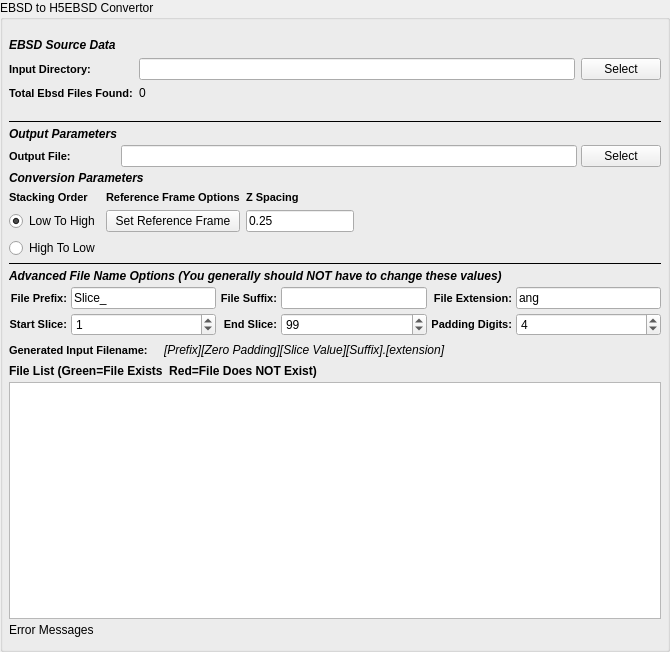
<?xml version="1.0" encoding="UTF-8"?>
<ui version="4.0">
 <class>QEbsdToH5EbsdWidget</class>
 <widget class="QFilterWidget" name="QEbsdToH5EbsdWidget">
  <property name="geometry">
   <rect>
    <x>0</x>
    <y>0</y>
    <width>670</width>
    <height>652</height>
   </rect>
  </property>
  <property name="windowTitle">
   <string>Form</string>
  </property>
  <property name="title">
   <string>EBSD to H5EBSD Convertor</string>
  </property>
  <layout class="QGridLayout" name="gridLayout_3">
   <property name="leftMargin">
    <number>6</number>
   </property>
   <property name="topMargin">
    <number>12</number>
   </property>
   <property name="rightMargin">
    <number>6</number>
   </property>
   <property name="bottomMargin">
    <number>12</number>
   </property>
   <property name="spacing">
    <number>4</number>
   </property>
   <item row="5" column="0">
    <widget class="Line" name="line_9">
     <property name="frameShadow">
      <enum>QFrame::Plain</enum>
     </property>
     <property name="orientation">
      <enum>Qt::Horizontal</enum>
     </property>
    </widget>
   </item>
   <item row="6" column="0">
    <widget class="QLabel" name="label_58">
     <property name="styleSheet">
      <string notr="true">QLabel 
{
	font-style: italic;font-weight: bold;
font-size: 12px;
}</string>
     </property>
     <property name="text">
      <string>Advanced File Name Options (You generally should NOT have to change these values)</string>
     </property>
    </widget>
   </item>
   <item row="7" column="0">
    <layout class="QGridLayout" name="gridLayout_20">
     <item row="1" column="0">
      <widget class="QLabel" name="label_50">
       <property name="styleSheet">
        <string notr="true">QLabel {
font-weight: bold;
font-size: 11px;
}</string>
       </property>
       <property name="text">
        <string>Start Slice:</string>
       </property>
       <property name="alignment">
        <set>Qt::AlignRight|Qt::AlignTrailing|Qt::AlignVCenter</set>
       </property>
      </widget>
     </item>
     <item row="1" column="1">
      <widget class="QSpinBox" name="m_ZStartIndex">
       <property name="minimumSize">
        <size>
         <width>75</width>
         <height>0</height>
        </size>
       </property>
       <property name="toolTip">
        <string>Which file index to start the import at.</string>
       </property>
       <property name="maximum">
        <number>100000</number>
       </property>
       <property name="value">
        <number>1</number>
       </property>
      </widget>
     </item>
     <item row="1" column="2">
      <widget class="QLabel" name="label_51">
       <property name="styleSheet">
        <string notr="true">QLabel {
font-weight: bold;
font-size: 11px;
}</string>
       </property>
       <property name="text">
        <string>End Slice:</string>
       </property>
       <property name="alignment">
        <set>Qt::AlignRight|Qt::AlignTrailing|Qt::AlignVCenter</set>
       </property>
      </widget>
     </item>
     <item row="1" column="3">
      <widget class="QSpinBox" name="m_ZEndIndex">
       <property name="minimumSize">
        <size>
         <width>75</width>
         <height>0</height>
        </size>
       </property>
       <property name="toolTip">
        <string>The file index to stop the import at. (Inclusive)</string>
       </property>
       <property name="maximum">
        <number>1000000</number>
       </property>
       <property name="value">
        <number>99</number>
       </property>
      </widget>
     </item>
     <item row="1" column="4">
      <widget class="QLabel" name="label_21">
       <property name="styleSheet">
        <string notr="true">QLabel {
font-weight: bold;
font-size: 11px;
}</string>
       </property>
       <property name="text">
        <string>Padding Digits:</string>
       </property>
       <property name="alignment">
        <set>Qt::AlignRight|Qt::AlignTrailing|Qt::AlignVCenter</set>
       </property>
      </widget>
     </item>
     <item row="1" column="5">
      <widget class="QSpinBox" name="m_TotalDigits">
       <property name="toolTip">
        <string>The number of digits to allow for the slice index.</string>
       </property>
       <property name="value">
        <number>4</number>
       </property>
      </widget>
     </item>
     <item row="0" column="0">
      <widget class="QLabel" name="label_32">
       <property name="styleSheet">
        <string notr="true">QLabel {
font-weight: bold;
font-size: 11px;
}</string>
       </property>
       <property name="text">
        <string>File Prefix:</string>
       </property>
       <property name="alignment">
        <set>Qt::AlignRight|Qt::AlignTrailing|Qt::AlignVCenter</set>
       </property>
      </widget>
     </item>
     <item row="0" column="1">
      <widget class="QLineEdit" name="m_FilePrefix">
       <property name="toolTip">
        <string>The front part of the input file name</string>
       </property>
       <property name="text">
        <string>Slice_</string>
       </property>
      </widget>
     </item>
     <item row="0" column="2">
      <widget class="QLabel" name="label_13">
       <property name="styleSheet">
        <string notr="true">QLabel {
font-weight: bold;
font-size: 11px;
}</string>
       </property>
       <property name="text">
        <string>File Suffix:</string>
       </property>
       <property name="alignment">
        <set>Qt::AlignRight|Qt::AlignTrailing|Qt::AlignVCenter</set>
       </property>
      </widget>
     </item>
     <item row="0" column="3">
      <widget class="QLineEdit" name="m_FileSuffix">
       <property name="toolTip">
        <string>The part of the filename that comes AFTER the slice index</string>
       </property>
      </widget>
     </item>
     <item row="0" column="4">
      <widget class="QLabel" name="label_56">
       <property name="styleSheet">
        <string notr="true">QLabel {
font-weight: bold;
font-size: 11px;
}</string>
       </property>
       <property name="text">
        <string>File Extension:</string>
       </property>
       <property name="alignment">
        <set>Qt::AlignRight|Qt::AlignTrailing|Qt::AlignVCenter</set>
       </property>
      </widget>
     </item>
     <item row="0" column="5">
      <widget class="QLineEdit" name="m_FileExt">
       <property name="toolTip">
        <string>The file extension of the input files</string>
       </property>
       <property name="text">
        <string>ang</string>
       </property>
      </widget>
     </item>
    </layout>
   </item>
   <item row="8" column="0">
    <layout class="QHBoxLayout" name="_6">
     <item>
      <widget class="QLabel" name="label_17">
       <property name="styleSheet">
        <string notr="true">QLabel {
font-weight: bold;
font-size: 11px;
}</string>
       </property>
       <property name="text">
        <string>Generated Input Filename:</string>
       </property>
      </widget>
     </item>
     <item>
      <spacer name="horizontalSpacer_24">
       <property name="orientation">
        <enum>Qt::Horizontal</enum>
       </property>
       <property name="sizeType">
        <enum>QSizePolicy::Fixed</enum>
       </property>
       <property name="sizeHint" stdset="0">
        <size>
         <width>12</width>
         <height>20</height>
        </size>
       </property>
      </spacer>
     </item>
     <item>
      <widget class="QLabel" name="m_GeneratedFileNameExample">
       <property name="font">
        <font>
         <italic>true</italic>
        </font>
       </property>
       <property name="text">
        <string>[Prefix][Zero Padding][Slice Value][Suffix].[extension]</string>
       </property>
      </widget>
     </item>
     <item>
      <spacer name="horizontalSpacer_25">
       <property name="orientation">
        <enum>Qt::Horizontal</enum>
       </property>
       <property name="sizeHint" stdset="0">
        <size>
         <width>40</width>
         <height>20</height>
        </size>
       </property>
      </spacer>
     </item>
    </layout>
   </item>
   <item row="9" column="0">
    <widget class="QLabel" name="label_57">
     <property name="font">
      <font>
       <weight>75</weight>
       <italic>false</italic>
       <bold>true</bold>
      </font>
     </property>
     <property name="text">
      <string>File List (Green=File Exists  Red=File Does NOT Exist)</string>
     </property>
    </widget>
   </item>
   <item row="10" column="0">
    <widget class="QListWidget" name="m_FileListView">
     <property name="sizePolicy">
      <sizepolicy hsizetype="Expanding" vsizetype="MinimumExpanding">
       <horstretch>0</horstretch>
       <verstretch>0</verstretch>
      </sizepolicy>
     </property>
     <property name="toolTip">
      <string>The list of files that will be imported in the order they will be imported into the HDF5 Ebsd File</string>
     </property>
    </widget>
   </item>
   <item row="11" column="0">
    <widget class="QLabel" name="m_ErrorMessage">
     <property name="text">
      <string>Error Messages</string>
     </property>
    </widget>
   </item>
   <item row="2" column="0">
    <layout class="QGridLayout" name="gridLayout_2">
     <property name="topMargin">
      <number>0</number>
     </property>
     <property name="spacing">
      <number>6</number>
     </property>
     <item row="1" column="0" colspan="2">
      <widget class="QLabel" name="label_6">
       <property name="styleSheet">
        <string notr="true">QLabel 
{
font-style: italic;
font-weight: bold;
font-size: 12px;
}</string>
       </property>
       <property name="text">
        <string>Conversion Parameters</string>
       </property>
      </widget>
     </item>
     <item row="2" column="0">
      <widget class="QLabel" name="label_2">
       <property name="styleSheet">
        <string notr="true">QLabel {
font-weight: bold;
font-size: 11px;
}</string>
       </property>
       <property name="text">
        <string>Stacking Order</string>
       </property>
      </widget>
     </item>
     <item row="2" column="1">
      <widget class="QLabel" name="label_3">
       <property name="styleSheet">
        <string notr="true">QLabel {
font-weight: bold;
font-size: 11px;
}</string>
       </property>
       <property name="text">
        <string>Reference Frame Options</string>
       </property>
      </widget>
     </item>
     <item row="2" column="2">
      <widget class="QLabel" name="label_4">
       <property name="styleSheet">
        <string notr="true">QLabel {
font-weight: bold;
font-size: 11px;
}</string>
       </property>
       <property name="text">
        <string>Z Spacing</string>
       </property>
      </widget>
     </item>
     <item row="3" column="0">
      <widget class="QRadioButton" name="m_StackLowToHigh">
       <property name="text">
        <string>Low To High</string>
       </property>
       <property name="checked">
        <bool>true</bool>
       </property>
      </widget>
     </item>
     <item row="3" column="1">
      <widget class="QPushButton" name="m_RefFrameOptionsBtn">
       <property name="toolTip">
        <string>This will show the advanced reference frame options</string>
       </property>
       <property name="text">
        <string>Set Reference Frame</string>
       </property>
      </widget>
     </item>
     <item row="3" column="2">
      <widget class="QLineEdit" name="m_zSpacing">
       <property name="sizePolicy">
        <sizepolicy hsizetype="Preferred" vsizetype="Preferred">
         <horstretch>0</horstretch>
         <verstretch>0</verstretch>
        </sizepolicy>
       </property>
       <property name="toolTip">
        <string>The spacing between each layer.</string>
       </property>
       <property name="text">
        <string>0.25</string>
       </property>
      </widget>
     </item>
     <item row="4" column="0">
      <widget class="QRadioButton" name="m_StackHighToLow">
       <property name="text">
        <string>High To Low</string>
       </property>
      </widget>
     </item>
     <item row="3" column="3">
      <spacer name="horizontalSpacer">
       <property name="orientation">
        <enum>Qt::Horizontal</enum>
       </property>
       <property name="sizeHint" stdset="0">
        <size>
         <width>40</width>
         <height>20</height>
        </size>
       </property>
      </spacer>
     </item>
    </layout>
   </item>
   <item row="0" column="0">
    <layout class="QGridLayout" name="gridLayout">
     <property name="topMargin">
      <number>6</number>
     </property>
     <property name="bottomMargin">
      <number>6</number>
     </property>
     <property name="spacing">
      <number>6</number>
     </property>
     <item row="0" column="0" colspan="3">
      <widget class="QLabel" name="label_5">
       <property name="styleSheet">
        <string notr="true">QLabel 
{
	font-style: italic;font-weight: bold;
font-size: 12px;
}</string>
       </property>
       <property name="text">
        <string>EBSD Source Data</string>
       </property>
      </widget>
     </item>
     <item row="1" column="0">
      <widget class="QLabel" name="label_29">
       <property name="toolTip">
        <string>The directory that contains the .ang or .ctf files</string>
       </property>
       <property name="styleSheet">
        <string notr="true">QLabel {
font-weight: bold;
font-size: 11px;
}</string>
       </property>
       <property name="text">
        <string>Input Directory:</string>
       </property>
      </widget>
     </item>
     <item row="1" column="1">
      <widget class="QFSDropLineEdit" name="m_InputDir"/>
     </item>
     <item row="1" column="2">
      <widget class="QPushButton" name="m_InputDirBtn">
       <property name="text">
        <string>Select</string>
       </property>
      </widget>
     </item>
     <item row="2" column="0">
      <widget class="QLabel" name="label_47">
       <property name="styleSheet">
        <string notr="true">QLabel {
font-weight: bold;
font-size: 11px;
}</string>
       </property>
       <property name="text">
        <string>Total Ebsd Files Found:</string>
       </property>
      </widget>
     </item>
     <item row="2" column="1">
      <widget class="QLabel" name="m_TotalSlices">
       <property name="text">
        <string>0</string>
       </property>
      </widget>
     </item>
    </layout>
   </item>
   <item row="1" column="0">
    <layout class="QGridLayout" name="gridLayout_4">
     <property name="topMargin">
      <number>10</number>
     </property>
     <item row="1" column="0">
      <widget class="QLabel" name="label_7">
       <property name="styleSheet">
        <string notr="true">QLabel 
{
	font-style: italic;font-weight: bold;
font-size: 12px;
}</string>
       </property>
       <property name="text">
        <string>Output Parameters</string>
       </property>
      </widget>
     </item>
     <item row="2" column="0">
      <widget class="QLabel" name="label_53">
       <property name="styleSheet">
        <string>QLabel {
font-weight: bold;
font-size: 11px;
}</string>
       </property>
       <property name="text">
        <string>Output File:</string>
       </property>
      </widget>
     </item>
     <item row="2" column="1">
      <widget class="QFSDropLineEdit" name="m_OutputFile">
       <property name="toolTip">
        <string>The absolute path to the output file</string>
       </property>
      </widget>
     </item>
     <item row="2" column="2">
      <widget class="QPushButton" name="m_OutputFileBtn">
       <property name="text">
        <string>Select</string>
       </property>
      </widget>
     </item>
     <item row="0" column="0" colspan="3">
      <widget class="Line" name="line_8">
       <property name="frameShadow">
        <enum>QFrame::Plain</enum>
       </property>
       <property name="orientation">
        <enum>Qt::Horizontal</enum>
       </property>
      </widget>
     </item>
    </layout>
   </item>
  </layout>
 </widget>
 <customwidgets>
  <customwidget>
   <class>QFSDropLineEdit</class>
   <extends>QLineEdit</extends>
   <header location="global">QFSDropLineEdit.h</header>
  </customwidget>
  <customwidget>
   <class>QFilterWidget</class>
   <extends>QGroupBox</extends>
   <header location="global">QFilterWidget.h</header>
   <container>1</container>
  </customwidget>
 </customwidgets>
 <resources/>
 <connections/>
</ui>
